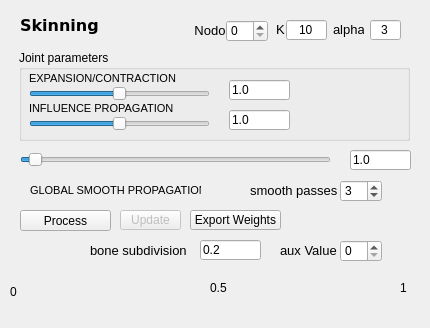
          <widget class="QWidget" name="tab_6">
           <attribute name="title">
            <string>RealTime</string>
           </attribute>
           <widget class="QLabel" name="label">
            <property name="geometry">
             <rect>
              <x>186</x>
              <y>15</y>
              <width>48</width>
              <height>31</height>
             </rect>
            </property>
            <property name="font">
             <font>
              <pointsize>10</pointsize>
             </font>
            </property>
            <property name="text">
             <string>Nodo</string>
            </property>
            <property name="alignment">
             <set>Qt::AlignCenter</set>
            </property>
           </widget>
           <widget class="QLabel" name="label_2">
            <property name="geometry">
             <rect>
              <x>20</x>
              <y>10</y>
              <width>101</width>
              <height>31</height>
             </rect>
            </property>
            <property name="font">
             <font>
              <family>Verdana</family>
              <pointsize>12</pointsize>
              <weight>75</weight>
              <bold>true</bold>
             </font>
            </property>
            <property name="text">
             <string>Skinning</string>
            </property>
           </widget>
           <widget class="QPushButton" name="voxelization_btn">
            <property name="geometry">
             <rect>
              <x>20</x>
              <y>210</y>
              <width>91</width>
              <height>21</height>
             </rect>
            </property>
            <property name="text">
             <string>Process</string>
            </property>
           </widget>
           <widget class="QPushButton" name="prop_function_updt">
            <property name="enabled">
             <bool>false</bool>
            </property>
            <property name="geometry">
             <rect>
              <x>120</x>
              <y>210</y>
              <width>61</width>
              <height>20</height>
             </rect>
            </property>
            <property name="text">
             <string>Update</string>
            </property>
           </widget>
           <widget class="QLineEdit" name="alphavalue_in">
            <property name="geometry">
             <rect>
              <x>370</x>
              <y>20</y>
              <width>31</width>
              <height>20</height>
             </rect>
            </property>
            <property name="text">
             <string>3</string>
            </property>
            <property name="alignment">
             <set>Qt::AlignCenter</set>
            </property>
           </widget>
           <widget class="QLineEdit" name="kvalue_in">
            <property name="geometry">
             <rect>
              <x>286</x>
              <y>20</y>
              <width>41</width>
              <height>20</height>
             </rect>
            </property>
            <property name="text">
             <string>10</string>
            </property>
            <property name="alignment">
             <set>Qt::AlignCenter</set>
            </property>
           </widget>
           <widget class="QLabel" name="label_5">
            <property name="geometry">
             <rect>
              <x>276</x>
              <y>14</y>
              <width>21</width>
              <height>30</height>
             </rect>
            </property>
            <property name="font">
             <font>
              <pointsize>10</pointsize>
             </font>
            </property>
            <property name="text">
             <string>K</string>
            </property>
           </widget>
           <widget class="QLabel" name="label_6">
            <property name="geometry">
             <rect>
              <x>333</x>
              <y>14</y>
              <width>31</width>
              <height>30</height>
             </rect>
            </property>
            <property name="font">
             <font>
              <pointsize>10</pointsize>
             </font>
            </property>
            <property name="text">
             <string>alpha</string>
            </property>
           </widget>
           <widget class="colorBar" name="ColorInterpolationBar" native="true">
            <property name="geometry">
             <rect>
              <x>12</x>
              <y>303</y>
              <width>391</width>
              <height>16</height>
             </rect>
            </property>
           </widget>
           <widget class="QLabel" name="label_7">
            <property name="geometry">
             <rect>
              <x>10</x>
              <y>284</y>
              <width>21</width>
              <height>16</height>
             </rect>
            </property>
            <property name="text">
             <string>0</string>
            </property>
           </widget>
           <widget class="QLabel" name="label_8">
            <property name="geometry">
             <rect>
              <x>210</x>
              <y>280</y>
              <width>21</width>
              <height>16</height>
             </rect>
            </property>
            <property name="text">
             <string>0.5</string>
            </property>
           </widget>
           <widget class="QLabel" name="label_9">
            <property name="geometry">
             <rect>
              <x>400</x>
              <y>280</y>
              <width>21</width>
              <height>16</height>
             </rect>
            </property>
            <property name="text">
             <string>1</string>
            </property>
           </widget>
           <widget class="QSpinBox" name="DistancesVertSource">
            <property name="geometry">
             <rect>
              <x>226</x>
              <y>20</y>
              <width>42</width>
              <height>22</height>
             </rect>
            </property>
            <property name="maximum">
             <number>10000</number>
            </property>
           </widget>
           <widget class="QPushButton" name="exportWeights_btn">
            <property name="geometry">
             <rect>
              <x>190</x>
              <y>210</y>
              <width>91</width>
              <height>20</height>
             </rect>
            </property>
            <property name="text">
             <string>Export Weights</string>
            </property>
           </widget>
           <widget class="QSlider" name="smoothPropagationSlider">
            <property name="geometry">
             <rect>
              <x>20</x>
              <y>150</y>
              <width>311</width>
              <height>19</height>
             </rect>
            </property>
            <property name="maximum">
             <number>350</number>
            </property>
            <property name="value">
             <number>10</number>
            </property>
            <property name="orientation">
             <enum>Qt::Horizontal</enum>
            </property>
           </widget>
           <widget class="QLineEdit" name="smoothPropagationEdit">
            <property name="geometry">
             <rect>
              <x>350</x>
              <y>150</y>
              <width>61</width>
              <height>20</height>
             </rect>
            </property>
            <property name="text">
             <string>1.0</string>
            </property>
            <property name="readOnly">
             <bool>true</bool>
            </property>
           </widget>
           <widget class="QLabel" name="label_11">
            <property name="geometry">
             <rect>
              <x>30</x>
              <y>180</y>
              <width>171</width>
              <height>20</height>
             </rect>
            </property>
            <property name="font">
             <font>
              <pointsize>8</pointsize>
              <weight>50</weight>
              <bold>false</bold>
             </font>
            </property>
            <property name="text">
             <string>GLOBAL SMOOTH PROPAGATION</string>
            </property>
           </widget>
           <widget class="QLabel" name="label_12">
            <property name="geometry">
             <rect>
              <x>250</x>
              <y>170</y>
              <width>101</width>
              <height>40</height>
             </rect>
            </property>
            <property name="font">
             <font>
              <pointsize>10</pointsize>
             </font>
            </property>
            <property name="text">
             <string>smooth passes</string>
            </property>
           </widget>
           <widget class="QSpinBox" name="smoothingPasses">
            <property name="geometry">
             <rect>
              <x>340</x>
              <y>180</y>
              <width>42</width>
              <height>22</height>
             </rect>
            </property>
            <property name="maximum">
             <number>10000</number>
            </property>
            <property name="value">
             <number>3</number>
            </property>
           </widget>
           <widget class="QGroupBox" name="groupBox_3">
            <property name="geometry">
             <rect>
              <x>19</x>
              <y>50</y>
              <width>391</width>
              <height>91</height>
             </rect>
            </property>
            <property name="title">
             <string>Joint parameters</string>
            </property>
            <widget class="QLineEdit" name="expansionValueEdit">
             <property name="geometry">
              <rect>
               <x>210</x>
               <y>30</y>
               <width>61</width>
               <height>20</height>
              </rect>
             </property>
             <property name="text">
              <string>1.0</string>
             </property>
             <property name="readOnly">
              <bool>true</bool>
             </property>
            </widget>
            <widget class="QLineEdit" name="propagationValueEdit">
             <property name="geometry">
              <rect>
               <x>210</x>
               <y>60</y>
               <width>61</width>
               <height>20</height>
              </rect>
             </property>
             <property name="text">
              <string>1.0</string>
             </property>
             <property name="readOnly">
              <bool>true</bool>
             </property>
            </widget>
            <widget class="QSlider" name="expansionSlider">
             <property name="geometry">
              <rect>
               <x>10</x>
               <y>34</y>
               <width>181</width>
               <height>19</height>
              </rect>
             </property>
             <property name="minimum">
              <number>1</number>
             </property>
             <property name="maximum">
              <number>200</number>
             </property>
             <property name="value">
              <number>100</number>
             </property>
             <property name="orientation">
              <enum>Qt::Horizontal</enum>
             </property>
            </widget>
            <widget class="QLabel" name="label_10">
             <property name="geometry">
              <rect>
               <x>10</x>
               <y>18</y>
               <width>171</width>
               <height>20</height>
              </rect>
             </property>
             <property name="font">
              <font>
               <pointsize>8</pointsize>
               <weight>50</weight>
               <bold>false</bold>
              </font>
             </property>
             <property name="text">
              <string>EXPANSION/CONTRACTION</string>
             </property>
            </widget>
            <widget class="QLabel" name="label_13">
             <property name="geometry">
              <rect>
               <x>10</x>
               <y>48</y>
               <width>171</width>
               <height>20</height>
              </rect>
             </property>
             <property name="font">
              <font>
               <pointsize>8</pointsize>
               <weight>50</weight>
               <bold>false</bold>
              </font>
             </property>
             <property name="text">
              <string>INFLUENCE PROPAGATION</string>
             </property>
            </widget>
            <widget class="QSlider" name="propagationSlider">
             <property name="geometry">
              <rect>
               <x>10</x>
               <y>64</y>
               <width>181</width>
               <height>19</height>
              </rect>
             </property>
             <property name="minimum">
              <number>1</number>
             </property>
             <property name="maximum">
              <number>200</number>
             </property>
             <property name="value">
              <number>100</number>
             </property>
             <property name="orientation">
              <enum>Qt::Horizontal</enum>
             </property>
            </widget>
           </widget>
           <widget class="QSpinBox" name="auxValueInt">
            <property name="geometry">
             <rect>
              <x>340</x>
              <y>240</y>
              <width>42</width>
              <height>22</height>
             </rect>
            </property>
            <property name="maximum">
             <number>10000</number>
            </property>
            <property name="value">
             <number>0</number>
            </property>
           </widget>
           <widget class="QLabel" name="label_16">
            <property name="geometry">
             <rect>
              <x>280</x>
              <y>230</y>
              <width>61</width>
              <height>40</height>
             </rect>
            </property>
            <property name="font">
             <font>
              <pointsize>10</pointsize>
             </font>
            </property>
            <property name="text">
             <string>aux Value</string>
            </property>
           </widget>
           <widget class="QLineEdit" name="bonesSubdivisionRatio">
            <property name="geometry">
             <rect>
              <x>200</x>
              <y>240</y>
              <width>61</width>
              <height>20</height>
             </rect>
            </property>
            <property name="text">
             <string>0.2</string>
            </property>
            <property name="readOnly">
             <bool>false</bool>
            </property>
           </widget>
           <widget class="QLabel" name="label_17">
            <property name="geometry">
             <rect>
              <x>90</x>
              <y>230</y>
              <width>101</width>
              <height>40</height>
             </rect>
            </property>
            <property name="font">
             <font>
              <pointsize>10</pointsize>
             </font>
            </property>
            <property name="text">
             <string>bone subdivision</string>
            </property>
           </widget>
           <zorder>label</zorder>
           <zorder>label_2</zorder>
           <zorder>voxelization_btn</zorder>
           <zorder>prop_function_updt</zorder>
           <zorder>alphavalue_in</zorder>
           <zorder>kvalue_in</zorder>
           <zorder>label_5</zorder>
           <zorder>label_6</zorder>
           <zorder>ColorInterpolationBar</zorder>
           <zorder>label_7</zorder>
           <zorder>label_8</zorder>
           <zorder>label_9</zorder>
           <zorder>DistancesVertSource</zorder>
           <zorder>exportWeights_btn</zorder>
           <zorder>smoothPropagationEdit</zorder>
           <zorder>label_11</zorder>
           <zorder>smoothPropagationSlider</zorder>
           <zorder>label_12</zorder>
           <zorder>smoothingPasses</zorder>
           <zorder>groupBox_3</zorder>
           <zorder>auxValueInt</zorder>
           <zorder>label_16</zorder>
           <zorder>bonesSubdivisionRatio</zorder>
           <zorder>label_17</zorder>
          </widget>
